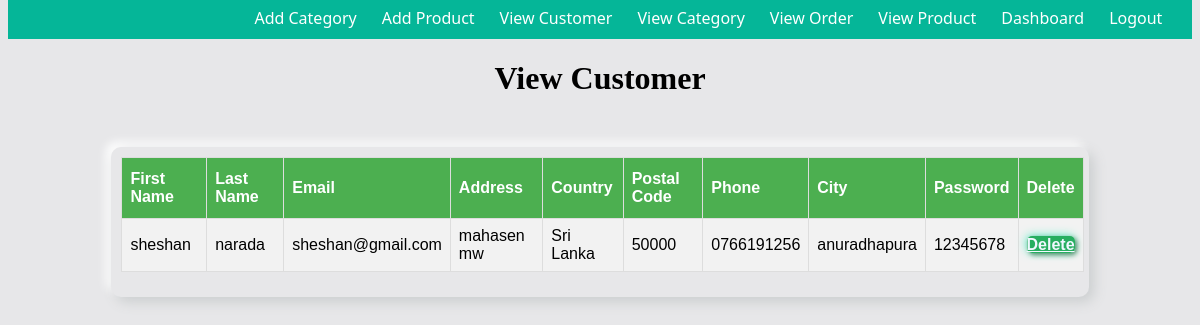
Page /index/customer_View.php (signed in) on the committed database.
### tables this page shows
CREATE TABLE IF NOT EXISTS `customer` (
  `customerID` int(11) NOT NULL AUTO_INCREMENT,
  `firstName` varchar(20) NOT NULL,
  `lastName` varchar(20) NOT NULL,
  `email` varchar(50) NOT NULL,
  `address` varchar(200) NOT NULL,
  `country` varchar(50) NOT NULL,
  `postalCode` varchar(10) NOT NULL,
  `phone` varchar(10) NOT NULL,
  `password` varchar(50) NOT NULL,
  `city` varchar(50) NOT NULL,
  PRIMARY KEY (`customerID`)
);

### index/customer_View.php (the view, shortened to what this page needs)
<!DOCTYPE html>
<html lang="en">
<head>
    <link href="../source/css/navbar.css" rel="stylesheet" type="text/css" />
    <link href="../source/css/style.css" rel="stylesheet" type="text/css" />
    <link href="../source/css/insertProduct.css" rel="stylesheet" type="text/css" />
</head>
<body>
    <?php require "include/admin_header.php" ?>
    <h1 style="text-align:center;">View Customer</h1>
    <div class="insertProduct" style="width:80%;">
        <form action="component/customer_View_action.php">
            <?php
            $mysqli = new mysqli('localhost:3308', 'root', '', 'shanbaby') or die(mysqli_error($mysqli));
            $result = $mysqli->query("SELECT * FROM customer") or die($mysqli->error);
            ?>
            <div style="overflow-x:auto; margin-left:-15px; margin-top:5px;">
                <table id="customers">
                    <thead>
                        <tr>
                            <th>First Name</th>
                            <th>Last Name</th>
                            <th>Email</th>
                            <th>Address</th>
                            <th>Country</th>
                            <th>Postal Code</th>
                            <th>Phone</th>
                            <th>City</th>
                            <th>Password</th>
                            <th>Delete</th>
                        </tr>
                        <?php
                        while ($row = $result->fetch_assoc()) : ?>
                            <tr>
                                <td><?php echo $row['firstName']; ?></td>
                                <td><?php echo $row['lastName']; ?></td>
                                <td><?php echo $row['email']; ?></td>
                                <td><?php echo $row['address']; ?></td>
                                <td><?php echo $row['country']; ?></td>
                                <td><?php echo $row['postalCode']; ?></td>
                                <td><?php echo $row['phone']; ?></td>
                                <td><?php echo $row['city']; ?></td>
                                <td><?php echo $row['password']; ?></td>
                                <td>
                                    <a href="component/customer_View_action.php?delete=<?php echo $row['customerID']; ?>" name="delete" id="btn" class="btn btn-danger" onclick="return validate();">Delete</a>
                                </td>
                            </tr>
                        <?php endwhile; ?>
                    </thead>
                </table>
            </div>
        </form>
    </div>
</body>
</html>

### Source/CSS/style.css (style rules this page uses)
body { background-color: #e7e7e9; }

### Source/CSS/insertProduct.css (style rules this page uses)
.insertProduct { width: 700px; height: 100%; background-color: #e7e7e9; position: relative; margin: 50px auto; padding: 5px 5px 25px 25px; text-align: center; box-shadow: 5px 5px 13px #cbcecf, -5px -5px 10px #ffffff; border-radius: 10px; }
.btn { background: #27ae60; color: aliceblue; border: 0px; border-radius: 5px; width: 200px; height: 40px; font-weight: bold; box-shadow: 2px 2px 5px #4e8f69, -1px -1px 10px #76f0d1; }

### index/customer_View.php (style rules this page uses)
#customers { font-family: "Trebuchet MS", Arial, Helvetica, sans-serif; border-collapse: collapse; width: 100%; }
#customers td, #customers th { border: 1px solid #ddd; padding: 8px; }
#customers tr:nth-child(even) { background-color: #f2f2f2; }
#customers th { padding-top: 12px; padding-bottom: 12px; text-align: left; background-color: #4CAF50; color: white; }
table { border-collapse: collapse; border-spacing: 0; width: 100%; border: 1px solid #ddd; }
th, td { text-align: left; padding: 8px; }
tr:nth-child(even) { background-color: #f2f2f2 }

### rows in the picture
customer: firstName "sheshan", lastName "narada", email "sheshan@gmail.com", address "mahasen mw", country "Sri Lanka", postalCode "50000", phone "0766191256", city "anuradhapura", password "12345678"
